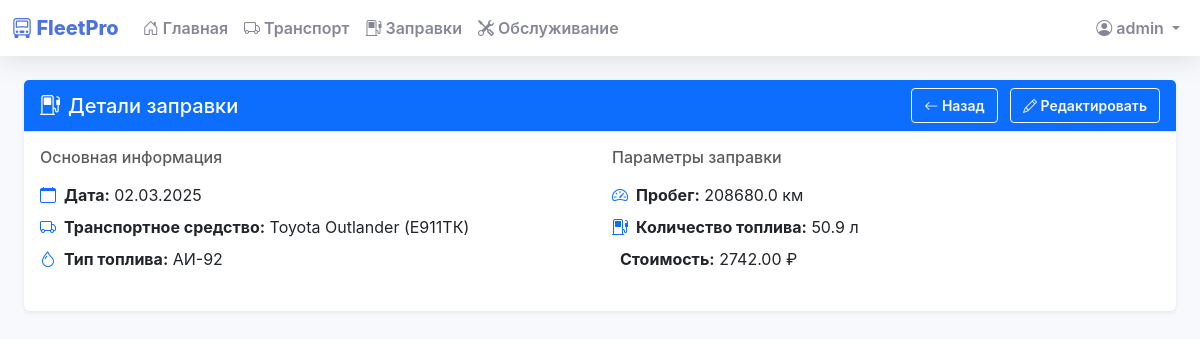
/fuel/1 (signed in), run on the app's committed database.
### models.py (models this page shows, shortened)
class User(db.Model, UserMixin):
    id = db.Column(db.Integer, primary_key=True)
    username = db.Column(db.String(80), unique=True, nullable=False)
    password = db.Column(db.String(120), nullable=False)
    role = db.Column(db.String(20), nullable=False, default='user')
    email = db.Column(db.String(120), unique=True, nullable=False)
    phone = db.Column(db.String(20), nullable=False)
    created_at = db.Column(db.DateTime, default=datetime.utcnow)

class FuelRecord(db.Model):
    id = db.Column(db.Integer, primary_key=True)
    vehicle_id = db.Column(db.Integer, db.ForeignKey('vehicle.id'), nullable=False)
    date = db.Column(db.DateTime, nullable=False, default=datetime.utcnow)
    fuel_quantity = db.Column(db.Float, nullable=False)
    fuel_cost = db.Column(db.Float, nullable=False)
    mileage = db.Column(db.Float, nullable=False)
    fuel_type = db.Column(db.String(20), nullable=False)  # Тип топлива (АИ-92, АИ-95, ДТ и т.д.)
    notes = db.Column(db.Text)  # Добавляем поле для заметок
    created_at = db.Column(db.DateTime, default=datetime.utcnow)

class Vehicle(db.Model):
    id = db.Column(db.Integer, primary_key=True)
    name = db.Column(db.String(100), nullable=False)
    type = db.Column(db.String(50), nullable=False)
    plate = db.Column(db.String(20), unique=True, nullable=False)
    brand = db.Column(db.String(50), nullable=False)
    vin = db.Column(db.String(50), unique=True, nullable=False)
    status = db.Column(db.String(20), nullable=False)
    year = db.Column(db.Integer)
    mileage = db.Column(db.Float, default=0)
    last_maintenance_date = db.Column(db.DateTime)
    next_maintenance_date = db.Column(db.DateTime)
    created_at = db.Column(db.DateTime, default=datetime.utcnow)
    fuel_records = db.relationship('FuelRecord', backref='vehicle', lazy=True)
    maintenance_records = db.relationship('MaintenanceRecord', backref='vehicle', lazy=True)

### app.py (the view)
@app.route('/fuel/<int:id>')
@login_required
def view_fuel(id):
    record = FuelRecord.query.get_or_404(id)
    return render_template('view_fuel.html', record=record)

### app.py (called while the page is built)
@login_manager.user_loader
def load_user(user_id):
    return User.query.get(int(user_id))

### templates/view_fuel.html (shortened to what this page needs)
{% extends "base.html" %}
{% block content %}
<div class="container-fluid mt-4">
    <div class="row">
        <div class="col-12">
            <div class="card border-0 shadow-sm">
                <div class="card-header bg-primary text-white d-flex justify-content-between align-items-center">
                    <h5 class="mb-0">
                        <i class="bi bi-fuel-pump me-2"></i>Детали заправки
                    </h5>
                    <div>
                        <a href="javascript:history.back()" class="btn btn-outline-light btn-sm">
                            <i class="bi bi-arrow-left"></i> Назад
                        </a>
                        {% if current_user.role in ['admin', 'manager'] %}
                        <a href="{{ url_for('edit_fuel', id=record.id) }}" class="btn btn-outline-light btn-sm ms-2">
                            <i class="bi bi-pencil"></i> Редактировать
                        </a>
                        {% endif %}
                    </div>
                </div>
                <div class="card-body">
                    <div class="row">
                        <div class="col-md-6">
                            <div class="mb-4">
                                <h6 class="text-muted mb-3">Основная информация</h6>
                                <div class="d-flex align-items-center mb-2">
                                    <i class="bi bi-calendar me-2 text-primary"></i>
                                    <span><strong>Дата:</strong> {{ record.date.strftime('%d.%m.%Y') }}</span>
                                </div>
                                <div class="d-flex align-items-center mb-2">
                                    <i class="bi bi-truck me-2 text-primary"></i>
                                    <span><strong>Транспортное средство:</strong> {{ record.vehicle.name }} ({{ record.vehicle.plate }})</span>
                                </div>
                                <div class="d-flex align-items-center">
                                    <i class="bi bi-droplet me-2 text-primary"></i>
                                    <span><strong>Тип топлива:</strong> {{ record.fuel_type }}</span>
                                </div>
                            </div>
                        </div>
                        <div class="col-md-6">
                            <div class="mb-4">
                                <h6 class="text-muted mb-3">Параметры заправки</h6>
                                <div class="d-flex align-items-center mb-2">
                                    <i class="bi bi-speedometer2 me-2 text-primary"></i>
                                    <span><strong>Пробег:</strong> {{ "%.1f"|format(record.mileage) }} км</span>
                                </div>
                                <div class="d-flex align-items-center mb-2">
                                    <i class="bi bi-fuel-pump me-2 text-primary"></i>
                                    <span><strong>Количество топлива:</strong> {{ "%.1f"|format(record.fuel_quantity) }} л</span>
                                </div>
                                <div class="d-flex align-items-center">
                                    <span><strong>Стоимость:</strong> {{ "%.2f"|format(record.fuel_cost) }} ₽</span>
                                </div>
                            </div>
                        </div>
                    </div>
                </div>
            </div>
        </div>
    </div>
</div>
{% endblock %}

### templates/base.html (shortened to what this page needs)
<!DOCTYPE html>
<html lang="ru">
<head>
    <link href="https://cdn.jsdelivr.net/npm/bootstrap@5.3.0/dist/css/bootstrap.min.css" rel="stylesheet">
    <link rel="stylesheet" href="https://cdn.jsdelivr.net/npm/bootstrap-icons@1.11.0/font/bootstrap-icons.css">
</head>
<body>
    {% if current_user.is_authenticated %}
    <nav class="navbar navbar-expand-lg navbar-light mb-4">
        <div class="container-fluid">
            <span class="navbar-brand">
                <i class="bi bi-truck-front"></i> FleetPro
            </span>
            <div class="collapse navbar-collapse" id="navbarNav">
                <ul class="navbar-nav me-auto">
                    <li class="nav-item">
                        <a class="nav-link" href="{{ url_for('index') }}">
                            <i class="bi bi-house-door"></i> Главная
                        </a>
                    </li>
                    <li class="nav-item">
                        <a class="nav-link" href="{{ url_for('vehicles_list') }}">
                            <i class="bi bi-truck"></i> Транспорт
                        </a>
                    </li>
                    <li class="nav-item">
                        <a class="nav-link" href="{{ url_for('fuel') }}">
                            <i class="bi bi-fuel-pump"></i> Заправки
                        </a>
                    </li>
                    <li class="nav-item">
                        <a class="nav-link" href="{{ url_for('maintenance') }}">
                            <i class="bi bi-tools"></i> Обслуживание
                        </a>
                    </li>
                </ul>
                <ul class="navbar-nav">
                    <li class="nav-item dropdown">
                        <a class="nav-link dropdown-toggle" href="#" id="navbarDropdown" role="button" data-bs-toggle="dropdown">
                            <i class="bi bi-person-circle"></i> {{ current_user.username }}
                        </a>
                    </li>
                </ul>
            </div>
        </div>
    </nav>
    {% endif %}
    <div class="container-fluid">
        {% block content %}{% endblock %}
    </div>
</body>
</html>

### templates/base.html (style rules this page uses)
:root { --primary-color: #4e73df; --secondary-color: #858796; --success-color: #1cc88a; --info-color: #36b9cc; --warning-color: #f6c23e; --danger-color: #e74a3b; --light-color: #f8f9fc; --dark-color: #5a5c69; }
body { background-color: #f8f9fc; font-family: 'Nunito', -apple-system, BlinkMacSystemFont, "Segoe UI", Roboto, "Helvetica Neue", Arial, sans-serif; }
.navbar { background-color: #fff; box-shadow: 0 0.15rem 1.75rem 0 rgba(58, 59, 69, 0.15); }
.navbar-brand { font-weight: 800; color: var(--primary-color); }
.nav-link { color: var(--secondary-color); font-weight: 600; }
.card { border: none; box-shadow: 0 0.15rem 1.75rem 0 rgba(58, 59, 69, 0.15); transition: transform 0.2s; }
.card-header { background-color: #fff; border-bottom: 1px solid #e3e6f0; }
.btn { font-weight: 600; padding: 0.375rem 0.75rem; }

### data on the page
User: username "admin"
FuelRecord: date "02.03.2025", fuel_type "АИ-92", mileage "208680.0", fuel_quantity "50.9", fuel_cost "2742.00"
Vehicle: vehicle.name "Toyota Outlander", vehicle.plate "Е911ТК"
